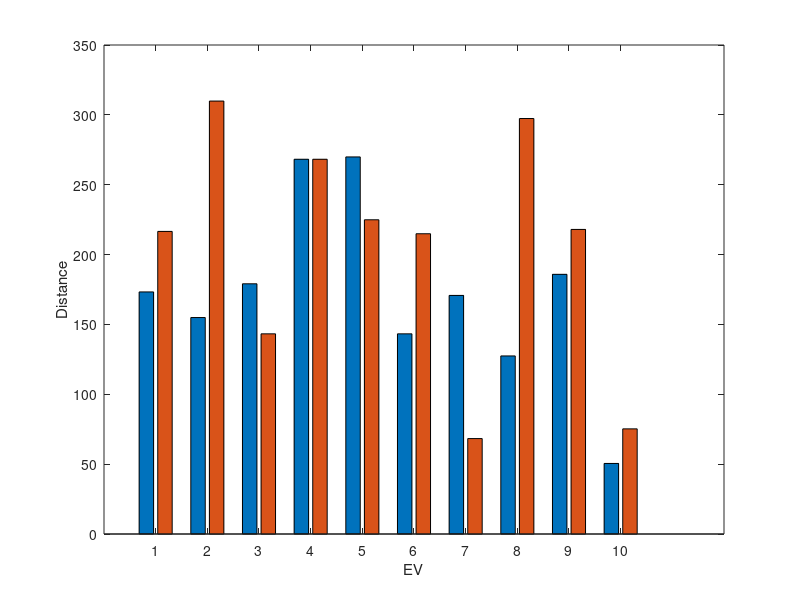

MATLAB code to generate this figure: (Note: this script raises an error after producing the figure.)
% 데이터 정의
EV1 = [173.264, 216.58];
EV2 = [154.938, 309.876];
EV3 = [179.095, 143.276];
EV4 = [268.226, 268.226];
EV5 = [269.892, 224.91];
EV6 = [143.276, 214.914];
EV7 = [170.765, 68.306];
EV8 = [127.449, 297.381];
Mean = [185.863, 218];
Std = [50.5, 75.26];

data = [EV1;EV2;EV3;EV4;EV5;EV6;EV7;EV8;Mean;Std];
% 그래프 그리기
figure;
bar(data, 'grouped');

% 그래프 제목과 레이블 추가
xlabel('EV');
ylabel('Distance');
% x축에 빨간 선 추가
yline(40, 'r', 'LineWidth',2);

%ylabel('AoI')
legend('Add Std', 'Proposed', 'Threshold');



% X 축 레이블 설정
xticklabels({'EV1', 'EV2', 'EV3', 'EV4', 'EV5', 'EV6', 'EV7', 'EV8','Mean','Std'});

% 그리드 추가
grid on;
